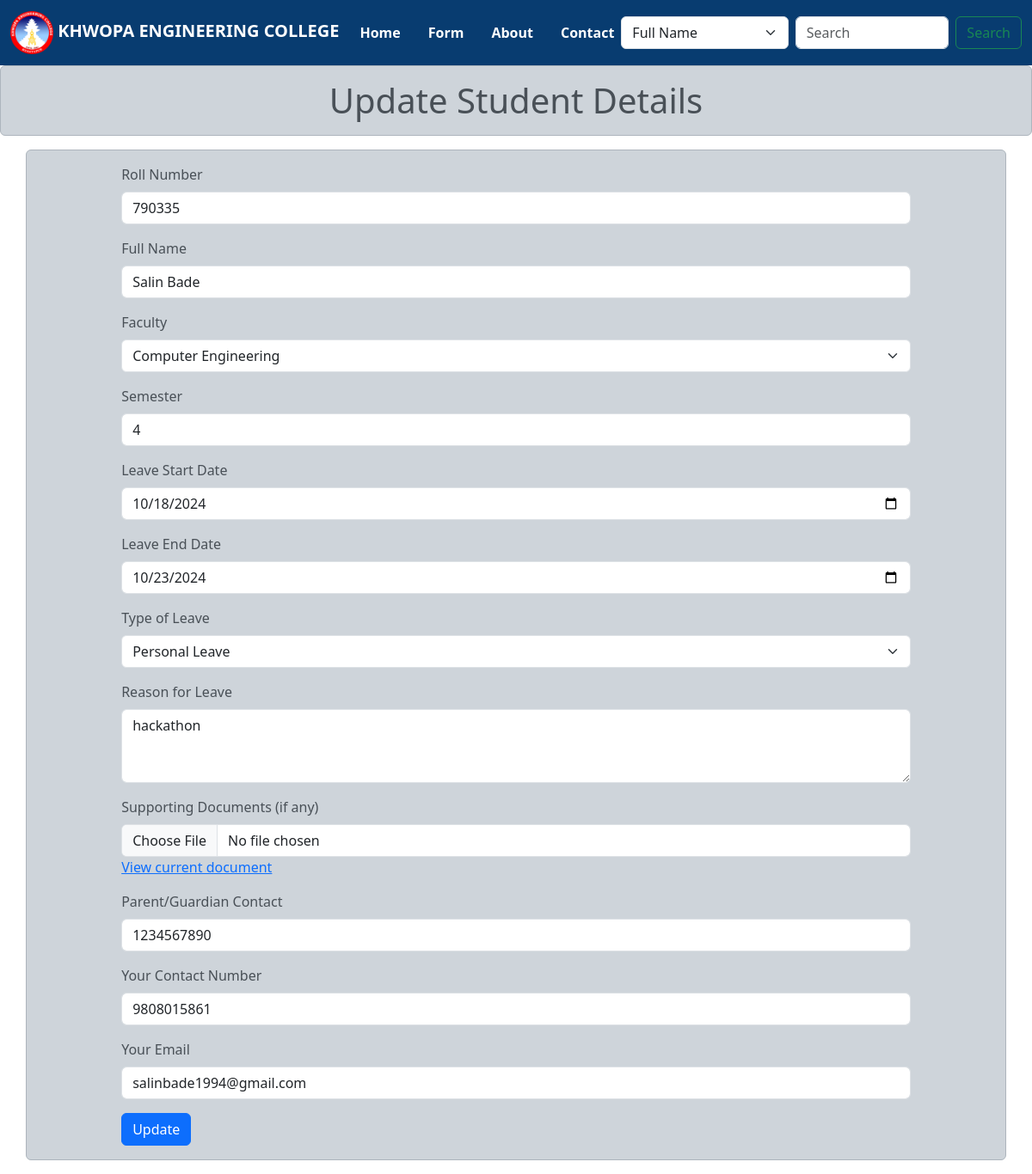
Screenshot of /edit/52 with the database file from the repository.
### crudApp1/models.py (models this page shows)
class StudentLeave(models.Model):
    roll_number = models.CharField(max_length=6, unique=True)
    full_name = models.CharField(max_length=100)
    faculty = models.CharField(max_length=100)
    semester = models.PositiveIntegerField()
    start_date = models.DateField()
    end_date = models.DateField()
    leave_type = models.CharField(max_length=50)
    reason = models.TextField()
    document = models.FileField(upload_to='documents/', null=True)
    guardian_contact = models.CharField(max_length=15)
    student_contact = models.CharField(max_length=15)
    is_delete=models.BooleanField(default=False)
    deleted_time= models.DateTimeField(null=True)
    student_email = models.EmailField(max_length=100)

### crudApp1/views.py (the view, shortened to what this page needs)
# urls.py: path("edit/<int:id>", edit, name="edit"),
def edit(request, id):
    data = StudentLeave.objects.get(id=id)
    return render(request, 'crudApp1/edit.html', {"data": data})

### crudApp1/templates/crudApp1/edit.html (shortened to what this page needs)
{% extends "base.html" %}
{% block content %}
<h1 class="text-center alert alert-dark">Update Student Details</h1>
<div class="container alert alert-dark">
    <div class="row">
        <div class="col-10 mx-auto">
            <form method="post" action="{% url 'edit' data.id %}">
                <div class="mb-3">
                    <label for="rollNumber" class="form-label">Roll Number</label>
                    <input type="number" value="{{ data.roll_number }}" name="rollNumber" class="form-control" id="rollNumber" required maxlength="6" minlength="6" placeholder="Enter 6-digit Roll Number">
                </div>
                <div class="mb-3">
                    <label for="fullName" class="form-label">Full Name</label>
                    <input type="text" value="{{ data.full_name }}" name="fullName" class="form-control" id="fullName" placeholder="Enter Full Name" required>
                </div>
                <div class="mb-3">
                    <label for="faculty" class="form-label">Faculty</label>
                    <select name="faculty" class="form-select" id="faculty" required>
                        <option value="Computer Engineering" {% if data.faculty == "Computer Engineering" %}selected{% endif %}>Computer Engineering</option>
                    </select>
                </div>
                <div class="mb-3">
                    <label for="semester" class="form-label">Semester</label>
                    <input type="number" value="{{ data.semester }}" name="semester" class="form-control" id="semester" placeholder="Enter Semester" required min="1" max="10">
                </div>
                <div class="mb-3">
                    <label for="startDate" class="form-label">Leave Start Date</label>
                    <input type="date" value="{{ data.start_date|date:'Y-m-d' }}" name="startDate" class="form-control" id="startDate" required>
                </div>
                <div class="mb-3">
                    <label for="endDate" class="form-label">Leave End Date</label>
                    <input type="date" value="{{ data.end_date|date:'Y-m-d' }}" name="endDate" class="form-control" id="endDate" required>
                </div>
                <div class="mb-3">
                    <label for="leaveType" class="form-label">Type of Leave</label>
                    <select name="leaveType" class="form-select" id="leaveType" required>
                        <option value="Personal Leave" {% if data.leave_type == "Personal Leave" %}selected{% endif %}>Personal Leave</option>
                    </select>
                </div>
                <div class="mb-3">
                    <label for="reason" class="form-label">Reason for Leave</label>
                    <textarea name="reason" class="form-control" id="reason" rows="3" placeholder="Provide reason for leave" required>{{ data.reason }}</textarea>
                </div>
                <div class="mb-3">
                    <label for="document" class="form-label">Supporting Documents (if any)</label>
                    <input type="file" name="document" class="form-control" id="document">
                    {% if data.document %}
                        <a href="{{ data.document.url }}" target="_blank">View current document</a>
                    {% endif %}
                </div>
                <div class="mb-3">
                    <label for="guardianContact" class="form-label">Parent/Guardian Contact</label>
                    <input type="text" value="{{ data.guardian_contact }}" name="guardianContact" class="form-control" id="guardianContact" placeholder="Enter Parent/Guardian Contact" required>
                </div>
                <div class="mb-3">
                    <label for="studentContact" class="form-label">Your Contact Number</label>
                    <input type="text" value="{{ data.student_contact }}" name="studentContact" class="form-control" id="studentContact" placeholder="Enter Your Contact Number" required>
                </div>
                <div class="mb-3">
                    <label for="studentEmail" class="form-label">Your Email</label>
                    <input type="email" value="{{ data.student_email }}" name="studentEmail" class="form-control" id="studentEmail" placeholder="Enter Your Email" required>
                </div>
                <button type="submit" class="btn btn-primary">Update</button>
            </form>
        </div>
    </div>
</div>
{% endblock content %}

### rows the page displays
StudentLeave: rollNumber "790335", fullName "Salin Bade", faculty "Computer Engineering", semester "4", startDate "10/18/2024", endDate "10/23/2024", leaveType "Personal Leave", reason "hackathon", guardianContact "1234567890", studentContact "9808015861", studentEmail "salinbade1994@gmail.com"
